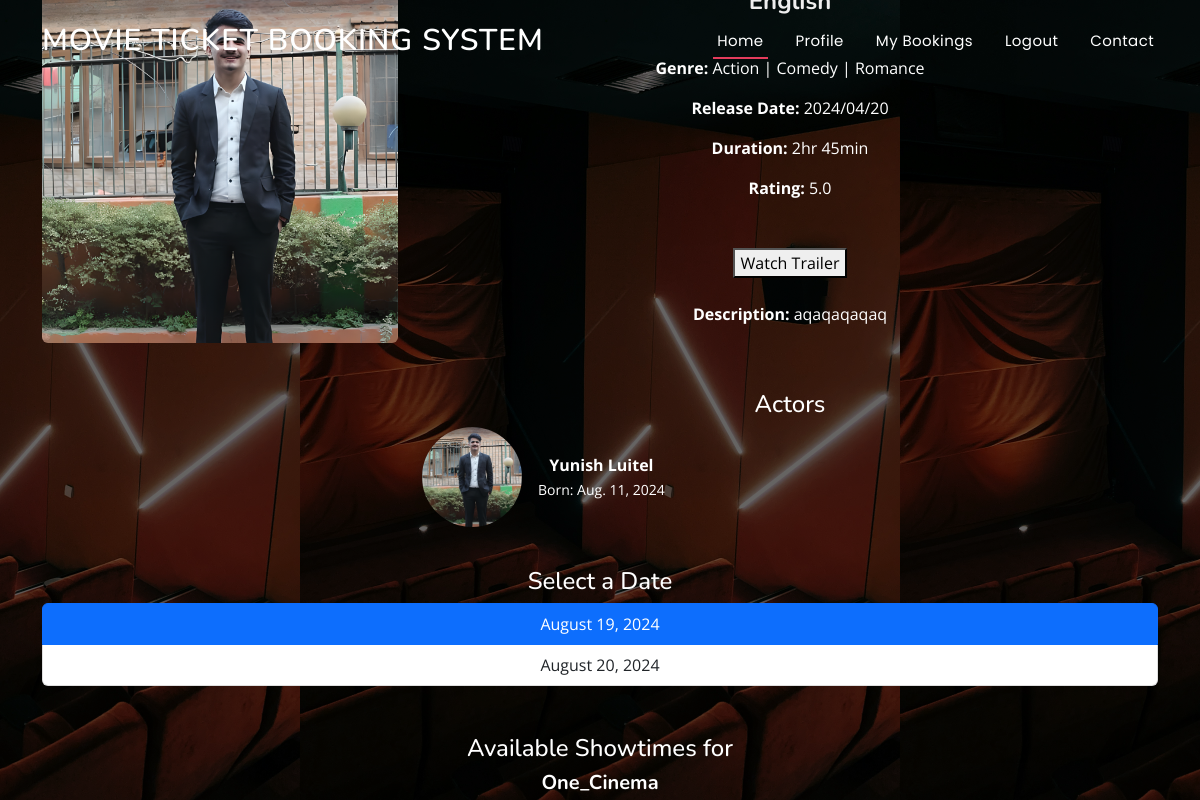
The page /showtime/1/?date=2024-08-19 (signed in) on the database its author committed.
### MT_main/models.py (models this page shows, shortened)
class Movies(models.Model):
    mid = models.AutoField(primary_key=True)
    name = models.CharField(max_length=50)
    trailer = models.URLField(max_length=300, default="null")
    release_date = models.CharField(max_length=20, default="null")
    description = models.TextField()
    poster = models.ImageField(upload_to='movies', default="")
    genre = models.CharField(max_length=50, default="Action | Comedy | Romance")
    duration = models.CharField(max_length=10, default="2hr 45min")
    rating = models.DecimalField(max_digits=3, decimal_places=1)
    actors = models.ManyToManyField(Actor, related_name='movies', blank=True)
    director = models.ForeignKey(Director,on_delete=models.CASCADE,null=True,blank=True)
    upcoming=models.BooleanField(default=False)
    nowshowing=models.BooleanField(default=False)

class Actor(models.Model):
    name = models.CharField(max_length=100)
    birth_date = models.DateField(null=True, blank=True)
    biography = models.TextField(null=True, blank=True)
    photo = models.ImageField(upload_to='actors/', null=True, blank=True)

class ShowDate(models.Model):
    date = models.DateField(null=True, blank=True)
    showdates=models.ForeignKey('Cinemas',on_delete=models.CASCADE,null=True)

class Screening(models.Model):
    sid = models.AutoField(primary_key=True)
    cinema = models.ForeignKey(Cinemas, on_delete=models.CASCADE, related_name='cinema_show')
    movie = models.ForeignKey(Movies, on_delete=models.CASCADE, related_name='movie_show')
    available_date = models.ManyToManyField(ShowDate,)
    price = models.IntegerField()
    total_seats = models.IntegerField(default=100)
    available_seats = models.IntegerField(default=100)
    time = models.ManyToManyField(ShowTime)

class Cinemas(models.Model):
    cid = models.AutoField(primary_key=True)
    name = models.CharField(max_length=50)
    role = models.CharField(max_length=30, default='Cinema Admin')
    phone = models.CharField(max_length=20)
    city = models.CharField(max_length=200)
    location = models.CharField(max_length=200)
    user = models.OneToOneField(User,null=True,on_delete=models.CASCADE)

### MT_main/views.py (the view)
# urls.py: path('showtime/<int:mid>/', views.showtime, name='showtime'),
@login_required(login_url='/auth/login/')
def showtime(request, mid):
    movie = get_object_or_404(Movies, pk=mid)
    shows = Screening.objects.filter(movie=movie)
    is_upcoming = movie.upcoming
    seats_row=['A',]
    seats_column=['1','2','3','4','5']
    available_dates = set()
    showtime_seats = {}
    if not is_upcoming:
        for show in shows:
            available_dates.update(show.available_date.all())
        selected_date = request.GET.get('date')
        showtime_id=request.GET.get('showtime_id')
        if selected_date:
            shows = shows.filter(available_date__date=selected_date)
        if showtime_id:
            selected_showtime=get_object_or_404(ShowTime,pk=showtime_id)
            bookings=Bookings.objects.filter(showtime=selected_showtime)
            booked_seats=[]
            for booking in bookings:
                booked_seats.extend(booking.user_seat_as_list)
            showtime_seats[showtime_id]=booked_seats
        else:
            for show in shows:
                for slot in show.time.all():
                    bookings = Bookings.objects.filter(showtime=slot)
                    booked_seats = []
                    for booking in bookings:
                        booked_seats.extend(booking.user_seat_as_list)
                    showtime_seats[slot.id] = booked_seats
    else:
        available_dates = []
        selected_date = None
        showtime_seats = {}
    cinema_name = shows.first().cinema.name if shows.exists() else ''
    print(f"showtime seats : {showtime_seats} ")
    print(f"showtime id : {showtime_id} ")
    return render(request, 'showtime.html', {
        'movie': movie,
        'available_dates': sorted(available_dates, key=lambda d: d.date),
        'selected_date': selected_date,
        'shows': shows,
        'showtime_seats': showtime_seats,
        'showtime_id':showtime_id,
        'is_upcoming': is_upcoming,
        'cinema_name': cinema_name,
        'seats_row':seats_row,
        'seats_column':seats_column
    })

### MT_main/models.py (called while the page is built)
    @property
    def user_seat_as_list(self):
        return self.user_seat.split(',')

### Templates/showtime.html (shortened to what this page needs)
{% extends "base.html" %}
{% block content %}
<div class="container mt-5">
    <div class="row mb-4">
        <div class="col-lg-4 col-md-6 mb-3">
            <img src="{{ movie.poster.url }}" class="img-fluid rounded" alt="Movie Poster">
        </div>
        <div class="col-lg-8 col-md-6">
            <h2><strong>{{ movie.name }}</strong></h2>
            <p><strong>Genre:</strong> {{ movie.genre }}</p>
            <p><strong>Release Date:</strong> {{ movie.release_date }}</p>
            <p><strong>Duration:</strong> {{ movie.duration }}</p>
            <p><strong>Rating:</strong> {{ movie.rating }}</p>
            <div class="container mt-5">
                <button id="trailerButton">Watch Trailer</button><br><br>
            </div>
            <p><strong>Description:</strong> {{ movie.description }}</p><br>
            <h4 class="mt-4">Actors</h4>
            <ul class="list-unstyled">
                {% for actor in movie.actors.all %}
                <li class="d-flex align-items-center mb-3">
                    {% if actor.photo %}
                        <img src="{{ actor.photo.url }}" alt="{{ actor.name }}" class="rounded-circle me-3" style="width: 100px; height: 100px; object-fit: cover;">
                    {% endif %}
                    <div>
                        <strong>{{ actor.name }}</strong><br>
                        {% if actor.birth_date %}
                            <small>Born: {{ actor.birth_date }}</small>
                        {% endif %}
                    </div>
                </li>
                {% empty %}
                <li>No actors listed</li>
                {% endfor %}
            </ul>
        </div>
    </div>
    {% if not is_upcoming %}
        <h4 class="mt-4">Select a Date</h4>
        <div class="list-group mb-5">
            {% for date in available_dates %}
            <a href="{% url 'showtime' mid=movie.mid %}?date={{ date.date|date:'Y-m-d' }}" class="list-group-item list-group-item-action {% if date.date|date:'Y-m-d' == selected_date %}active{% endif %}">
                {{ date.date|date:"F j, Y" }}
            </a>
            {% endfor %}
        </div>
        {% if selected_date %}
        <h4 class="mt-4">Available Showtimes for {{ selected_date|date:"F j, Y" }}</h4>
        <div class="list-group">
            {% for show in shows %}
                <div class="mb-3">
                    <h5><b>{{ show.cinema.name }}</b></h5>
                </div>
            {% endfor %}
        </div>
        {% endif %}
    {% else %}
        <div class="alert alert-info mt-4" role="alert">
            This movie is upcoming and will be available for booking soon. Check back later for available dates and showtimes.
        </div>
    {% endif %}
</div>
{% endblock content %}

### static/css/index.css (style rules this page uses)
body { font-family: "Open Sans", sans-serif; color: #444444; }
a { color: #e43c5c; text-decoration: none; }
h1, h2, h3, h4, h5, h6 { font-family: "Nunito", sans-serif; }
#hero h2 { color: #eee; margin-bottom: 40px; font-size: 24px; }

### rows shown on the page
Movies: poster (picture), genre "Action | Comedy | Romance", release_date "2024/04/20", duration "2hr 45min", rating "5.0", description "aqaqaqaqaq"
Actor: photo (picture), name "Yunish Luitel", birth_date "Aug. 11, 2024"
ShowDate: date "August 19, 2024"
ShowDate: date "August 20, 2024"
Screening: cinema.name "One_Cinema"
